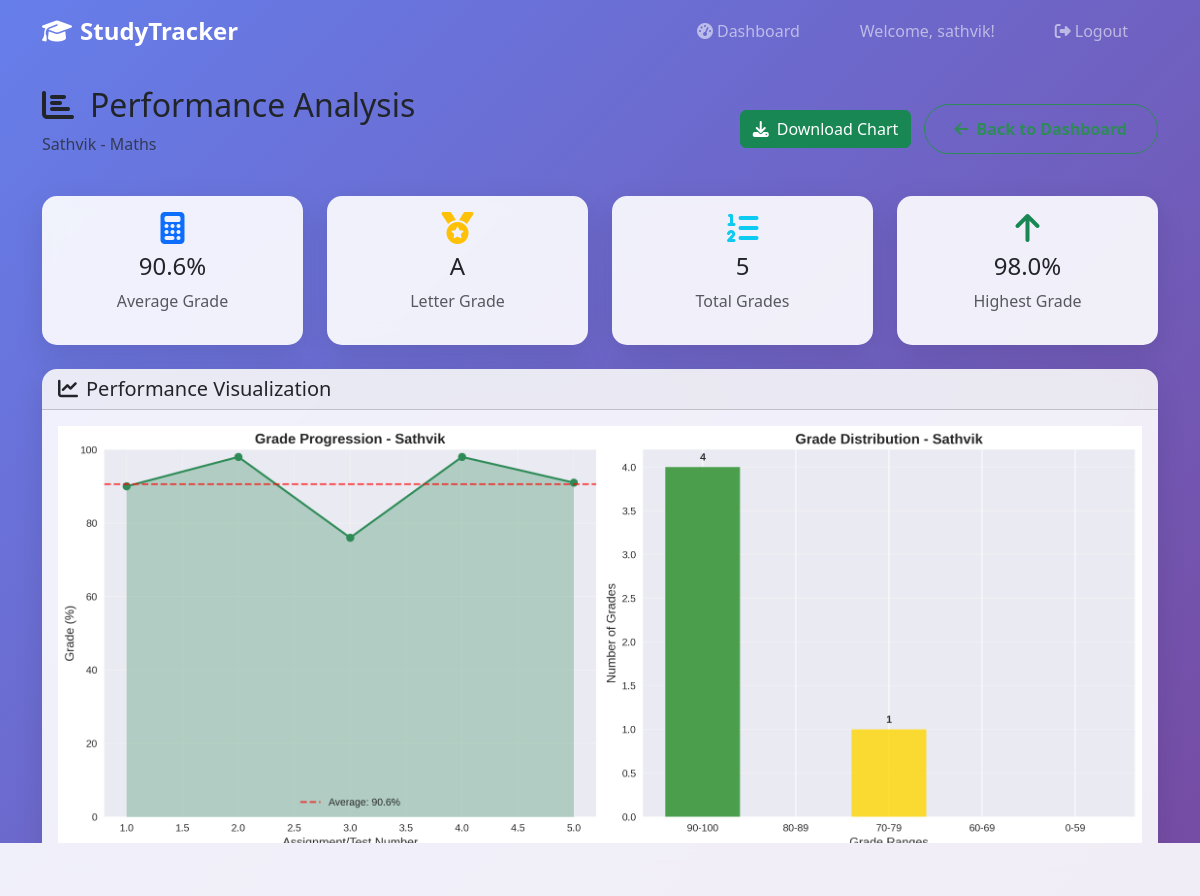
The app's page /analyze/1 (signed in) with its own data.
### app.py (models this page shows)
class Student(db.Model):
    id = db.Column(db.Integer, primary_key=True)
    name = db.Column(db.String(100), nullable=False)
    grades = db.Column(db.String(500), nullable=False)  # Increased length
    subject = db.Column(db.String(100), default='General')
    created_at = db.Column(db.DateTime, default=datetime.utcnow)
    user_id = db.Column(db.Integer, db.ForeignKey('user.id'), nullable=False)
    def get_grades_list(self):
        try:
            return [float(grade.strip()) for grade in self.grades.split(',') if grade.strip()]
        except ValueError:
            return []
    def get_average(self):
        grades = self.get_grades_list()
        return sum(grades) / len(grades) if grades else 0
    def get_grade_letter(self):
        avg = self.get_average()
        if avg >= 90: return 'A'
        elif avg >= 80: return 'B'
        elif avg >= 70: return 'C'
        elif avg >= 60: return 'D'
        else: return 'F'

### app.py (the view)
@app.route('/analyze/<int:student_id>')
@login_required
def analyze(student_id):
    student = Student.query.filter_by(id=student_id, user_id=session['user_id']).first_or_404()
    grades = student.get_grades_list()
    if not grades:
        flash('No valid grades found for analysis.', 'warning')
        return redirect(url_for('dashboard'))
    plt.style.use('seaborn-v0_8')
    fig, (ax1, ax2) = plt.subplots(1, 2, figsize=(15, 6))
    ax1.plot(range(1, len(grades) + 1), grades, marker='o', linewidth=2, markersize=8, color='#2E8B57')
    ax1.fill_between(range(1, len(grades) + 1), grades, alpha=0.3, color='#2E8B57')
    ax1.set_title(f'Grade Progression - {student.name}', fontsize=14, fontweight='bold')
    ax1.set_xlabel('Assignment/Test Number', fontsize=12)
    ax1.set_ylabel('Grade (%)', fontsize=12)
    ax1.grid(True, alpha=0.3)
    ax1.set_ylim(0, 100)
    avg_grade = student.get_average()
    ax1.axhline(y=avg_grade, color='red', linestyle='--', alpha=0.7, label=f'Average: {avg_grade:.1f}%')
    ax1.legend()
    grade_ranges = ['90-100', '80-89', '70-79', '60-69', '0-59']
    counts = [0, 0, 0, 0, 0]
    for grade in grades:
        if grade >= 90:
            counts[0] += 1
        elif grade >= 80:
            counts[1] += 1
        elif grade >= 70:
            counts[2] += 1
        elif grade >= 60:
            counts[3] += 1
        else:
            counts[4] += 1
    colors = ['#228B22', '#32CD32', '#FFD700', '#FF8C00', '#FF6347']
    bars = ax2.bar(grade_ranges, counts, color=colors, alpha=0.8)
    ax2.set_title(f'Grade Distribution - {student.name}', fontsize=14, fontweight='bold')
    ax2.set_xlabel('Grade Ranges', fontsize=12)
    ax2.set_ylabel('Number of Grades', fontsize=12)
    ax2.grid(True, alpha=0.3, axis='y')
    for bar, count in zip(bars, counts):
        if count > 0:
            ax2.text(bar.get_x() + bar.get_width()/2, bar.get_height() + 0.05,
                    str(count), ha='center', va='bottom', fontweight='bold')
    plt.tight_layout()
    img = io.BytesIO()
    plt.savefig(img, format='png', dpi=300, bbox_inches='tight')
    img.seek(0)
    plot_url = base64.b64encode(img.getvalue()).decode('utf8')
    session[f'plot_data_{student_id}'] = img.getvalue()
    plt.close()  # Important: close the figure to free memory
    return render_template('analyze.html', student=student, plot_url=plot_url)

### app.py (called while the page is built)
def login_required(f):
    from functools import wraps
    @wraps(f)
    def decorated_function(*args, **kwargs):
        if 'user_id' not in session:
            flash('Please log in to access this page.', 'warning')
            return redirect(url_for('login'))
        return f(*args, **kwargs)
    return decorated_function

### templates/analyze.html (shortened to what this page needs)
{% extends "base.html" %}
{% block content %}
<div class="container py-4">
    <div class="row">
        <div class="col-12">
            <div class="d-flex justify-content-between align-items-center mb-4">
                <div>
                    <h2><i class="fas fa-chart-bar me-3"></i>Performance Analysis</h2>
                    <p class="text-muted">{{ student.name }} - {{ student.subject }}</p>
                </div>
                <div>
                    <a href="{{ url_for('download_plot', student_id=student.id) }}" class="btn btn-success me-2">
                        <i class="fas fa-download me-2"></i>Download Chart
                    </a>
                    <a href="{{ url_for('dashboard') }}" class="btn btn-outline-primary">
                        <i class="fas fa-arrow-left me-2"></i>Back to Dashboard
                    </a>
                </div>
            </div>
        </div>
    </div>
    <div class="row mb-4">
        <div class="col-md-3">
            <div class="card text-center">
                <div class="card-body">
                    <i class="fas fa-calculator fa-2x text-primary mb-2"></i>
                    <h4>{{ "%.1f"|format(student.get_average()) }}%</h4>
                    <p class="text-muted">Average Grade</p>
                </div>
            </div>
        </div>
        <div class="col-md-3">
            <div class="card text-center">
                <div class="card-body">
                    <i class="fas fa-medal fa-2x text-warning mb-2"></i>
                    <h4>{{ student.get_grade_letter() }}</h4>
                    <p class="text-muted">Letter Grade</p>
                </div>
            </div>
        </div>
        <div class="col-md-3">
            <div class="card text-center">
                <div class="card-body">
                    <i class="fas fa-list-ol fa-2x text-info mb-2"></i>
                    <h4>{{ student.get_grades_list()|length }}</h4>
                    <p class="text-muted">Total Grades</p>
                </div>
            </div>
        </div>
        <div class="col-md-3">
            <div class="card text-center">
                <div class="card-body">
                    <i class="fas fa-arrow-up fa-2x text-success mb-2"></i>
                    <h4>{{ student.get_grades_list()|max }}%</h4>
                    <p class="text-muted">Highest Grade</p>
                </div>
            </div>
        </div>
    </div>
    <div class="card">
        <div class="card-header">
            <h5 class="mb-0"><i class="fas fa-chart-line me-2"></i>Performance Visualization</h5>
        </div>
        <div class="card-body text-center">
            <img class="img-fluid" alt="Performance Chart" style="max-width: 100%; height: auto;">
        </div>
    </div>
</div>
{% endblock %}

### templates/base.html (shortened to what this page needs)
<!DOCTYPE html>
<html lang="en">
<head>
    <link href="https://cdnjs.cloudflare.com/ajax/libs/bootstrap/5.3.0/css/bootstrap.min.css" rel="stylesheet">
    <link href="https://cdnjs.cloudflare.com/ajax/libs/font-awesome/6.4.0/css/all.min.css" rel="stylesheet">
</head>
<body>
    <nav class="navbar navbar-expand-lg navbar-dark bg-transparent">
        <div class="container">
            <a class="navbar-brand" href="{{ url_for('home') }}">
                <i class="fas fa-graduation-cap me-2"></i>StudyTracker
            </a>
            <div class="collapse navbar-collapse" id="navbarNav">
                <ul class="navbar-nav ms-auto">
                    {% if session.user_id %}
                        <li class="nav-item">
                            <a class="nav-link" href="{{ url_for('dashboard') }}">
                                <i class="fas fa-tachometer-alt me-1"></i>Dashboard
                            </a>
                        </li>
                        <li class="nav-item">
                            <span class="nav-link">Welcome, {{ session.username }}!</span>
                        </li>
                        <li class="nav-item">
                            <a class="nav-link" href="{{ url_for('logout') }}">
                                <i class="fas fa-sign-out-alt me-1"></i>Logout
                            </a>
                        </li>
                    {% endif %}
                </ul>
            </div>
        </div>
    </nav>
    <main class="container-fluid px-0">
        {% block content %}{% endblock %}
    </main>
</body>
</html>

### templates/base.html (style rules this page uses)
:root { --primary-color: #2E8B57; --secondary-color: #3CB371; --accent-color: #20B2AA; }
body { background: linear-gradient(135deg, #667eea 0%, #764ba2 100%); min-height: 100vh; font-family: 'Segoe UI', Tahoma, Geneva, Verdana, sans-serif; }
.navbar-brand { font-weight: bold; font-size: 1.5rem; }
.card { border: none; border-radius: 15px; box-shadow: 0 10px 30px rgba(0,0,0,0.1); backdrop-filter: blur(10px); background: rgba(255,255,255,0.9); }
.btn-outline-primary { color: var(--primary-color); border-color: var(--primary-color); border-radius: 25px; padding: 12px 30px; font-weight: 600; }
.navbar-nav .nav-link { font-weight: 500; margin: 0 10px; border-radius: 20px; padding: 8px 20px !important; transition: all 0.3s ease; }

### records on screen
Student: username "sathvik", name "Sathvik", subject "Maths", get_average "90.6", get_grade_letter "A"

### other values on screen
{{ student.get_grades_list()|length }} "5"
{{ student.get_grades_list()|max }} "98.0"
